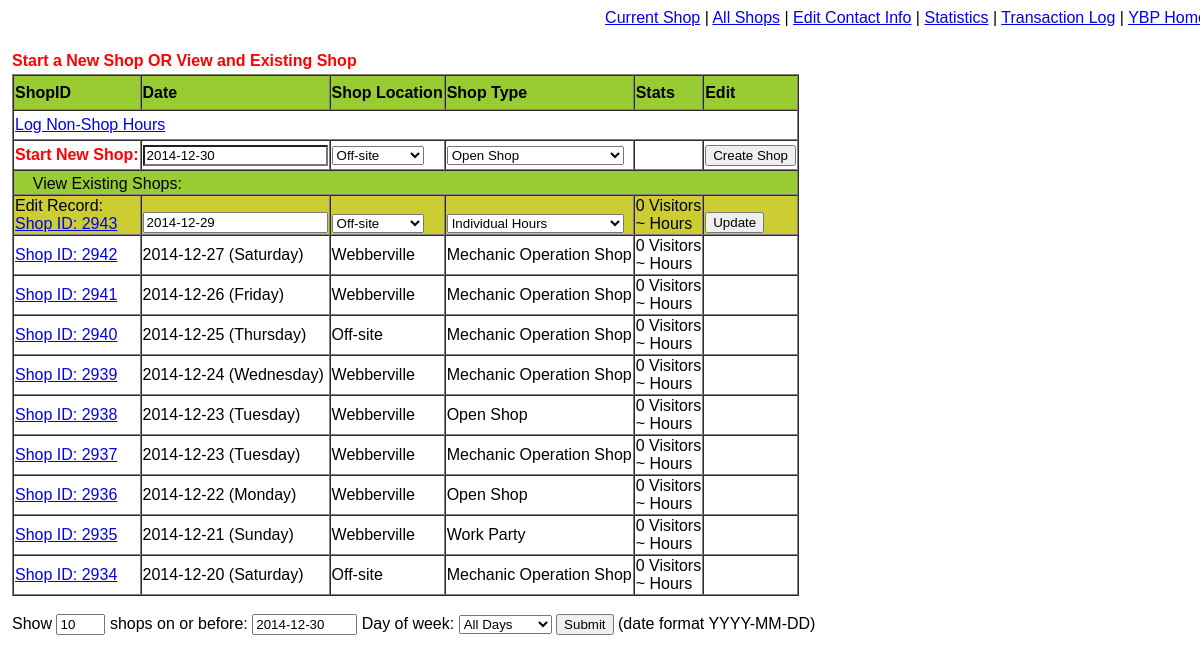
Page /start_shop.php?shop_date=2014-12-30&shop_id=2943 on the committed database.
### tables this page shows
CREATE TABLE IF NOT EXISTS `shops` (
  `shop_id` int(10) unsigned NOT NULL AUTO_INCREMENT,
  `date` date DEFAULT NULL,
  `shop_location` varchar(45) NOT NULL DEFAULT '',
  `shop_type` varchar(45) NOT NULL DEFAULT '',
  `ip_address` varchar(45) NOT NULL DEFAULT '0',
  PRIMARY KEY (`shop_id`),
  KEY `shop_type` (`shop_type`),
  KEY `shop_location` (`shop_location`)
);

### start_shop.php (the view, shortened to what this page needs)
<?php
require_once('Connections/YBDB.php');
require_once('Connections/database_functions.php');
$page_shop_log = PAGE_SHOP_LOG;
if($_GET['shop_id']>0){
	$shop_id = $_GET['shop_id'];
} else {
	$shop_id =0;}
switch ($_GET['error']) {
default:
   $error_message = 'Start a New Shop OR View and Existing Shop';
   break;
}
if($_GET['shop_date']>0){
	$shop_date = $_GET['shop_date'];
} else {
	$shop_date =current_date();}
if($_GET['shop_dayname']=='alldays'){
	$shop_dayname = '';
} elseif(isset($_GET['shop_dayname'])) {
	$shop_dayname = "AND DAYNAME(date) = '" . $_GET['shop_dayname'] . "'";
} else {
	$shop_dayname = '';
}
if($_GET['record_count']>0){
	$record_count = $_GET['record_count'];
} else {
	$record_count = 10;}
$ctrl_shoplocation = "ctrl_shoplocation";
$ctrl_shoptype = "ctrl_shoptype";
$editFormAction = $_SERVER['PHP_SELF'] . "?shop_date=$shop_date&shop_id=$shop_id";
$query_Recordset1 = "SELECT shops.shop_id, date, DAYNAME(date) as day ,shop_location, shop_type, ip_address, IF(date = curdate(),1,0) as CanEdit, COUNT(shop_visit_id) AS num_visitors, ROUND(SUM(HOUR(SUBTIME( TIME(time_out), TIME(time_in))) + MINUTE(SUBTIME( TIME(time_out), TIME(time_in)))/60)) AS total_hours FROM shops LEFT JOIN shop_hours ON shops.shop_id = shop_hours.shop_id WHERE date <= '{$shop_date}' {$shop_dayname} GROUP BY shop_id ORDER BY date DESC , shop_id DESC LIMIT  0, $record_count;";
$Recordset1 = mysql_query($query_Recordset1, $YBDB) or die(mysql_error());
?>
	    <table>
        <tr valign="top">
          <td align="left"><span class="yb_heading3red"><?php echo $error_message; ?></span> </td>
        </tr>
        <tr>
          <td><table   border="1" cellpadding="1" cellspacing="0">
                <tr bgcolor="#99CC33">
                  <td><strong>ShopID</strong></td>
                  <td height="35"><strong>Date</strong></td>
                  <td><strong>Shop Location </strong></td>
                  <td><strong>Shop Type </strong></td>
                  <td><strong>Stats</strong></td>
                  <td><strong>Edit</strong></td>
                </tr>
                <tr>
                  <td height="30" colspan="6"><a href="http://www.ybdb.austinyellowbike.org/individual_hours_log.php">Log Non-Shop Hours</a> </td>
                </tr>
                <form action="<?php echo $editFormAction; ?>" method="post" name="form_new" id="form_new">
                  <tr>
                    <td height="30"><span class="yb_heading3red">Start New Shop:</span></td>
                    <td><input name="ctrl_date" type="text" class="yb_standard" value="<?php echo current_date();  ?>" /></td>
                    <td><?php list_shop_locations($ctrl_shoplocation,"Treasure City") ?></td>
                    <td><?php list_shop_types($ctrl_shoptype) ?></td>
                    <td>&nbsp;</td>
                    <td><input name="Update" type="submit" id="Update" value="Create Shop" /></td>
                  </tr>
                </form>
              <tr bgcolor="#99CC33">
                  <td height="25" colspan="6" valign="bottom" bgcolor="#99CC33">&nbsp;&nbsp;&nbsp;&nbsp;View Existing Shops:</td>
              </tr>
                <form action="<?php echo $editFormAction; ?>" method="post" name="FormUpdate_<?php echo $row_Recordset1['shop_id']; ?>" id="FormUpdate_<?php echo $row_Recordset1['shop_id']; ?>">
                  <?php while ($row_Recordset1 = mysql_fetch_assoc($Recordset1)) {
			  if($shop_id == $row_Recordset1['shop_id']) {?>
                  <tr valign="bottom" bgcolor="#CCCC33">
                    <td>Edit Record:<br />
                        <?php echo "<a href=\"{$page_shop_log}?shop_id={$row_Recordset1['shop_id']}\">Shop ID: {$row_Recordset1['shop_id']}</a>";?></td>
                    <td><input name="date" type="text" value="<?php echo $row_Recordset1['date']; ?>" /></td>
                    <td><?php list_shop_locations('shop_location', $row_Recordset1['shop_location']); ?></td>
                    <td><?php list_shop_types('shop_type', $row_Recordset1['shop_type']); ?></td>
                    <td><?php echo $row_Recordset1['num_visitors']; ?> Visitors<br />
                      ~<?php echo $row_Recordset1['total_hours']; ?> Hours</td>
                    <td><input name="Update" type="submit" id="Update" value="Update" /></td>
                  </tr>
                </form>
              <?php } else {  ?>
                <tr>
                  <td><?php echo "<a href=\"{$page_shop_log}?shop_id={$row_Recordset1['shop_id']}\">Shop ID: {$row_Recordset1['shop_id']}</a>";?></td>
                  <td><?php echo $row_Recordset1['date'] . ' (' . $row_Recordset1['day'] . ')'; ?></td>
                  <td><?php echo $row_Recordset1['shop_location']; ?></td>
                  <td><?php echo $row_Recordset1['shop_type']; ?></td>
                  <td><?php echo $row_Recordset1['num_visitors']; ?> Visitors<br />
                    ~<?php echo $row_Recordset1['total_hours']; ?> Hours</td>
                  <td><?php if($row_Recordset1['CanEdit'] == 1) {echo "<a href=\"{$_SERVER['PHP_SELF']}?shop_date={$shop_date}&shop_id={$row_Recordset1['shop_id']}\">edit</a>";} else {echo "&nbsp;";} ?></td>
                </tr>
                <?php
		  }
		  }  ?>
              </table>
              <form id="form1" name="form1" method="post" action="">
                <br />
                Show
                <input name="record_count" type="text" value="10" size="3" maxlength="3" />
                shops on or before:
                <input name="shop_date" type="text" id="shop_date" value="<?php echo $shop_date; ?>" size="10" maxlength="10" />
                Day of week:
                <select name="dayname">
                  <option value="alldays" selected="selected">All Days</option>
                </select>
                <input type="submit" name="Submit" value="Submit" />
                (date format YYYY-MM-DD)
            </form></td>
        </tr>
      </table>

### Connections/database_functions.php (shortened to what this page needs)
<?php
require_once('Connections/YBDB.php');
function generate_list($querySQL,$list_value,$list_text, $form_name, $default_value)
{
	global $database_YBDB, $YBDB;
	$recordset = mysql_query($querySQL, $YBDB) or die(mysql_error());
	$row_recordset = mysql_fetch_assoc($recordset);
	$default_delimiter = '';
	if($form_name <> "none"){echo "<select name=\"$form_name\">";}
	do {
		if( $default_value == $row_recordset[$list_value]){
			$default_delimiter = 'selected="selected"';
		} else { $default_delimiter = '';}
		echo '<option value="' . $row_recordset[$list_value] . '"' . $default_delimiter .'>' . $row_recordset[$list_text] . '</option>\n';
		} while ($row_recordset = mysql_fetch_assoc($recordset));
	if($form_name <> "none"){echo "</select>";}
}
function list_shop_types($form_name = "none", $default_value = ""){
	$querySQL = "SELECT shop_type_id FROM shop_types ORDER BY list_order;";
	$list_value = "shop_type_id";
	$list_text = "shop_type_id";
	generate_list($querySQL,$list_value,$list_text,$form_name, $default_value);
}
function list_shop_locations($form_name = "none", $default_value = ""){
	$querySQL = "SELECT shop_location_id FROM shop_locations WHERE active = 1 ORDER BY shop_location_id;";
	$list_value = "shop_location_id";
	$list_text = "shop_location_id";
	generate_list($querySQL,$list_value,$list_text,$form_name, $default_value);
}
function local_datetime(){
	$hours_offset = 2;
	$min_offset = 0;
	return time() + ($hours_offset * 60 * 60 + $min_offset * 60);
}
function current_date(){
	return date("Y-m-d",local_datetime());
}
?>

### css_yb_standard.css (style rules this page uses)
.yb_standard { font-family: Arial, Helvetica, sans-serif; color: #000000; background-color: #FFFFFF; }
.yb_heading3red { color: #FF0000; background-color: #FFFFFF; font-weight: bold; }

### rows in the picture
shops: shop_id "2943", date "2014-12-29", num_visitors "0"
shops: shop_id "2942", date "2014-12-27", day "Saturday", shop_location "Webberville", shop_type "Mechanic Operation Shop", num_visitors "0"
shops: shop_id "2941", date "2014-12-26", day "Friday", shop_location "Webberville", shop_type "Mechanic Operation Shop", num_visitors "0"
shops: shop_id "2940", date "2014-12-25", day "Thursday", shop_location "Off-site", shop_type "Mechanic Operation Shop", num_visitors "0"
shops: shop_id "2939", date "2014-12-24", day "Wednesday", shop_location "Webberville", shop_type "Mechanic Operation Shop", num_visitors "0"
shops: shop_id "2938", date "2014-12-23", day "Tuesday", shop_location "Webberville", shop_type "Open Shop", num_visitors "0"
shops: shop_id "2937", date "2014-12-23", day "Tuesday", shop_location "Webberville", shop_type "Mechanic Operation Shop", num_visitors "0"
shops: shop_id "2936", date "2014-12-22", day "Monday", shop_location "Webberville", shop_type "Open Shop", num_visitors "0"
shops: shop_id "2935", date "2014-12-21", day "Sunday", shop_location "Webberville", shop_type "Work Party", num_visitors "0"
shops: shop_id "2934", date "2014-12-20", day "Saturday", shop_location "Off-site", shop_type "Mechanic Operation Shop", num_visitors "0"

### other values in the picture
$error_message "Start a New Shop OR View and Existing Shop"
form field ctrl_shoplocation "Off-site"
form field ctrl_shoptype "Open Shop"
form field shop_location "Off-site"
form field shop_type "Individual Hours"
